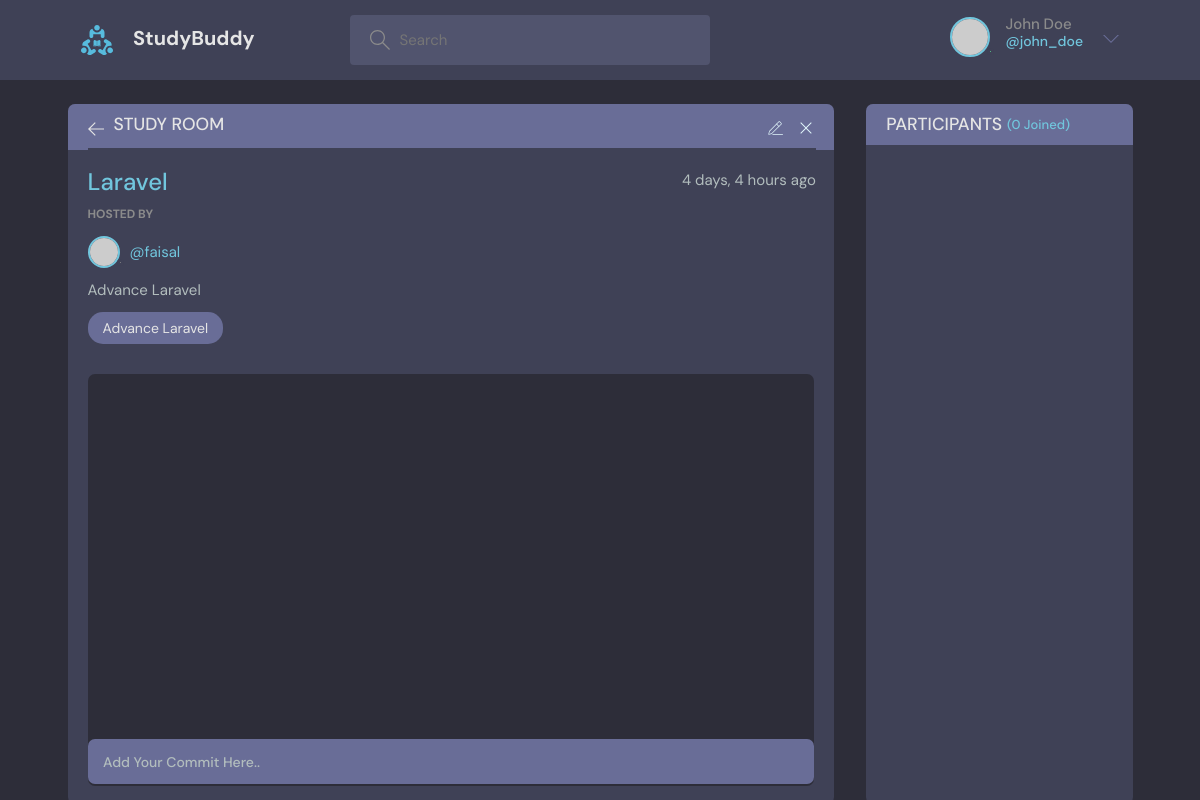
Screenshot of /room/8 (signed in) with the database file from the repository.
### base/models.py (models this page shows, shortened)
class Room(models.Model):
    host = models.ForeignKey(User, verbose_name=("host"), on_delete=models.SET_NULL, null=True)
    topic = models.ForeignKey(Topic, verbose_name=("topic"), on_delete=models.SET_NULL, null=True)
    name = models.CharField(("name"), max_length=50)
    participants = models.ManyToManyField(User, related_name='participants')
    desc =  models.TextField(("desc"), null=True, blank=True)
    created = models.DateTimeField(("created"), auto_now_add=True)
    updated = models.DateTimeField(("updated"), auto_now=True)
    class Meta:
        ordering = ['-updated', '-created']

class Topic(models.Model):
    name = models.CharField(("name"), max_length=100)
    created = models.DateTimeField(("created"), auto_now_add=True)
    updated = models.DateTimeField(("updated"), auto_now=True)
    def __str__(self):
        return self.name

### base/views.py (the view, shortened to what this page needs)
# urls.py: path('room/<str:pk>', views.room, name='room'),
@login_required(login_url='login')
def room(request, pk):
    room = Room.objects.get(id=pk)
    room_messages = room.messages_set.all().order_by('-created')
    room_messages_count = room_messages.count()
    participants = room.participants.all()
    participants_count = participants.count()
    topics = Topic.objects.all()
    context = {'room': room, 'room_messages': room_messages, 'room_messages_count': room_messages_count,
               'participants': participants, 'participants_count': participants_count, 'topics': topics}
    return render(request, 'base/room.html', context)

### base/templates/base/room.html (shortened to what this page needs)
{% extends 'main.html' %} {% block title %} Room Page {% endblock title %} {% block content %}
<main class="profile-page layout layout--2">
  <div class="container">
    <div class="room">
      <div class="room__top">
        <div class="room__topLeft">
          <a href="index.html">
            <svg
              version="1.1"
              xmlns="http://www.w3.org/2000/svg"
              width="32"
              height="32"
              viewBox="0 0 32 32"
            >
              <title>arrow-left</title>
              <path
                d="M13.723 2.286l-13.723 13.714 13.719 13.714 1.616-1.611-10.96-10.96h27.625v-2.286h-27.625l10.965-10.965-1.616-1.607z"
              ></path>
            </svg>
          </a>
          <h3>Study Room</h3>
        </div>
        <div class="room__topRight">
          <a href="#">
          </a>
          <a href="#">
            <svg
              version="1.1"
              xmlns="http://www.w3.org/2000/svg"
              width="32"
              height="32"
              viewBox="0 0 32 32"
            >
              <title>remove</title>
              <path
                d="M27.314 6.019l-1.333-1.333-9.98 9.981-9.981-9.981-1.333 1.333 9.981 9.981-9.981 9.98 1.333 1.333 9.981-9.98 9.98 9.98 1.333-1.333-9.98-9.98 9.98-9.981z"
              ></path>
            </svg>
          </a>
        </div>
      </div>
      <div class="room__box scroll">
        <div class="room__header scroll">
          <div class="room__info">
            <h3>{{ room.topic }}</h3>
            <span>{{ room.created | timesince }} ago</span>
          </div>
          <div class="room__hosted">
            <p>Hosted By</p>
            <a href="#" class="room__author">
              <div class="avatar avatar--small">
                <img src="https://randomuser.me/api/portraits/men/37.jpg" />
              </div>
              <span>@{{ room.host }}</span>
            </a>
          </div>
          <div class="room__details">
            {{ room.desc }}
          </div>
          <span class="room__topics">{{ room.name }}</span>
        </div>
        <div class="room__conversation">
          <div class="threads scroll">
          </div>
        </div>
      </div>
      <div class="room__message">
        <form action="" method="post">
          <input
            type="text"
            name="body"
            placeholder=" Add Your Commit Here.. "
          />
        </form>
      </div>
    </div>
    <div class="participants">
      <h3 class="participants__top">
        Participants <span>({{ participants_count }} Joined)</span>
      </h3>
      <div class="participants__list scroll">
      </div>
    </div>
  </div>
</main>
{% endblock content %}

### static/styles/style.css (style rules this page uses)
:root { --color-main: #71c6dd; --color-main-light: #e1f6fb; --color-dark: #3f4156; --color-dark-medium: #51546e; --color-dark-light: #696d97; --color-light: #e5e5e5; --color-gray: #8b8b8b; --color-light-gray: #b2bdbd; --color-bg: #2d2d39; --color-success: #5dd693; --color-error: #fc4b0b; }
* { font-family: "DM Sans", -apple-system, BlinkMacSystemFont, "Segoe UI", Roboto, Oxygen, Ubuntu, Cantarell, "Open Sans", "Helvetica Neue", sans-serif; margin: 0; padding: 0; box-sizing: border-box; text-rendering: optimizeLegibility; font-size: inherit; }
html { font-size: 56.25%; }
@media only screen and (min-width: 1200px) { html { font-size: 62.5%; } }
body { line-height: 1.6; font-weight: 400; font-size: 1.5rem; color: var(--color-light-gray); background-color: var(--color-bg); min-height: 100vh; }
img { width: 100%; }
a { display: inline-block; color: var(--color-main); text-decoration: none; }
.container { max-width: 120rem; width: 90%; margin: auto; }
.avatar { position: relative; display: inline-block; border-radius: 50%; border: 2px solid var(--color-main); }
.avatar img { display: block; border-radius: 50%; object-fit: cover; object-position: center; }
.avatar::after { content: ""; display: block; position: absolute; background-color: var(--color-gray); z-index: 111; border-radius: 50%; border: 0.3rem solid var(--color-dark); }
.avatar.avatar--small img { width: 2.8rem; height: 2.8rem; }
.avatar.avatar--small:after { width: 0.7rem; height: 0.7rem; bottom: 0px; right: -6px; }
.layout { margin-top: 2.4rem; }
.layout > .container { display: flex; justify-content: space-between; align-items: flex-start; }
.layout--2 > .container > div:first-child { flex-basis: 72%; }
.layout--2 > .container > div:last-child { flex-basis: 25%; }
.room, .participants { background: var(--color-dark); max-height: 87.5vh; border-radius: 0.7rem; overflow: hidden; position: relative; }
.room__top, .participants__top { background: var(--color-dark-light); display: flex; justify-content: space-between; align-items: center; padding: 1rem 2rem; position: relative; }
.room__top svg, .thread__top svg { width: 1.6rem; height: 1.6rem; fill: var(--color-light); cursor: pointer; }
.room__topLeft { display: flex; align-items: flex-end; gap: 1rem; }
.room__topLeft h3, .participants__top { text-transform: uppercase; font-weight: 500; color: var(--color-light); }
.room__topLeft svg { width: 1.6rem; height: 1.6rem; fill: var(--color-light); }
.room__topRight { display: flex; column-gap: 1em; }
.room__topRight svg { fill: var(--color-main-light); }
.room__header { max-height: 30vh; overflow-y: auto; position: absolute; width: 95%; background: var(--color-dark); z-index: 999; top: 4.4rem; padding-top: 2rem; padding-bottom: 1rem; }
.room__box { padding-left: 2rem; padding-right: 2rem; height: 80.5vh; padding-bottom: 0; }
.room__info { display: flex; justify-content: space-between; }
.room__info h3 { font-size: 2.4rem; font-weight: 500; color: var(--color-main); }
.room__hosted p { text-transform: uppercase; color: var(--color-gray); font-size: 1.2rem; font-weight: 700; line-height: 2; }
.room__author { display: flex; gap: 1rem; align-items: center; margin-bottom: 1rem; transition: all 0.3s ease-in-out; }
.room__topics { padding: 0.5rem 1.5rem; background: var(--color-dark-light); color: var(--color-light); display: inline-block; font-size: 1.4rem; border-radius: 1.5rem; margin: 1rem 0; }
.room__conversation { margin-top: 1rem; margin-bottom: 4rem; height: 64%; }
.threads { background: var(--color-bg); border-radius: 0.7rem; overflow-y: auto; height: 100%; margin-top: 28vh; padding: 0 2rem 4rem 2rem; }
.room__message { padding: 2rem; position: absolute; z-index: 111; bottom: 0; left: 0; right: 0; background: transparent; }
.room__message > form > input { resize: none; background-color: var(--color-dark-light); color: var(--color-light); border: none; outline: none; border-radius: 0.7rem; height: 4.5rem; width: 100%; margin-top: -1rem; padding: 1.2rem; font-size: 1.4rem; font-weight: 500; position: relative; }
.room__message > form > input::placeholder { color: var(--color-light-gray); }
.participants__top span { color: var(--color-main); font-size: 1.3rem; text-transform: none; }
.participants__top { justify-content: flex-start; gap: 0.5rem; }
.participants__list { padding: 2rem; height: 82.5vh; overflow-y: scroll; padding-bottom: 0; }

### rows the page displays
Room: topic "Laravel", created "4 days, 4 hours", host "faisal", desc "Advance Laravel", name "Advance Laravel"

### other values shown
{{ participants_count }} "0"
